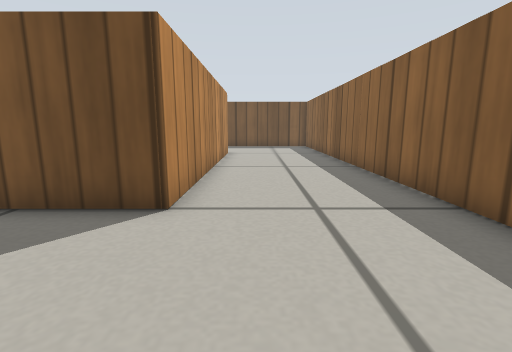
view 1 (above)

17 first-person views from a walk through a world built for the Gazebo simulator. The camera is 0.27 m above the floor, tilts 10° down and sees 85° across. The floor is counted in squares, 0.2 m on a side. Each view is taken from the middle of a square. On the plan, view 1 faces up. The plan holds only what a view shows up to about 13 squares ahead; the rest is blank. Simple patterns stand in for the simulator's built-in surfaces.

view 2
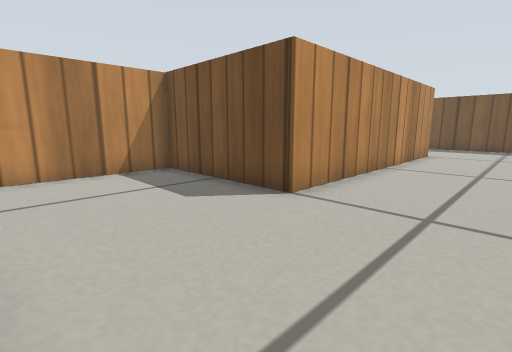

view 3
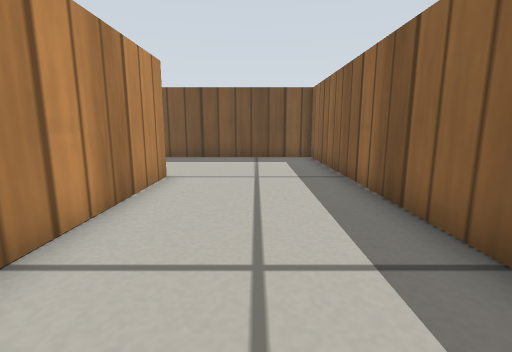

view 4
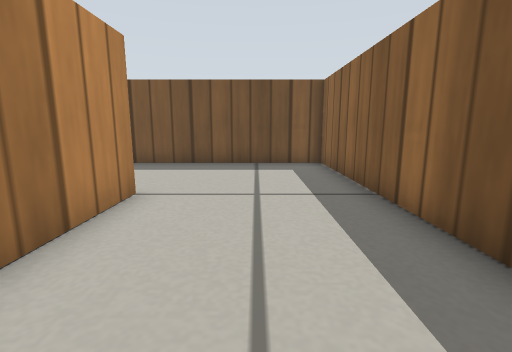

view 5
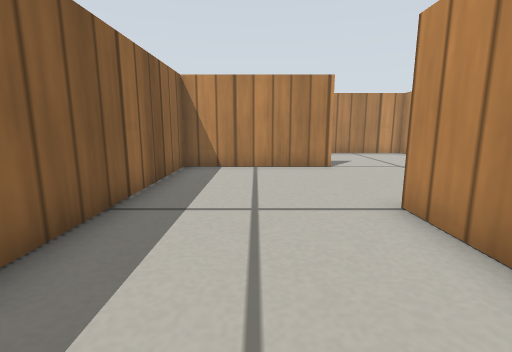

view 6
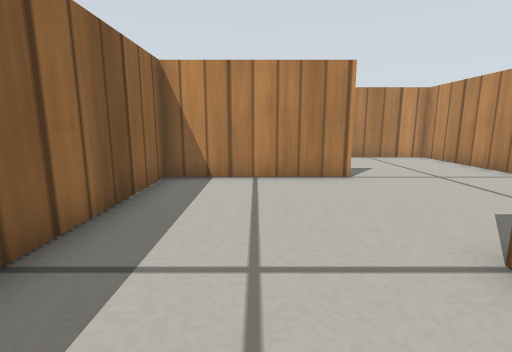

view 7
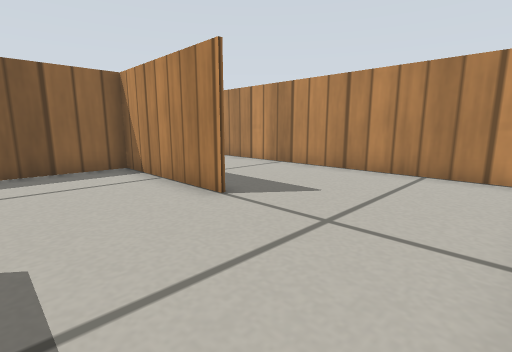

view 8
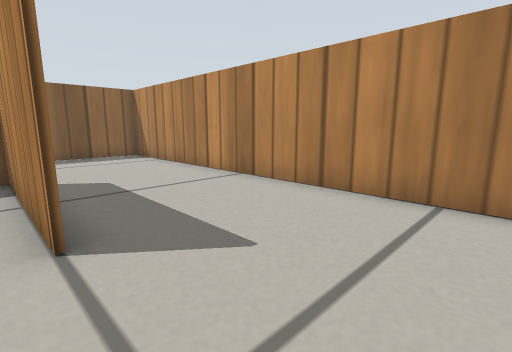

view 9
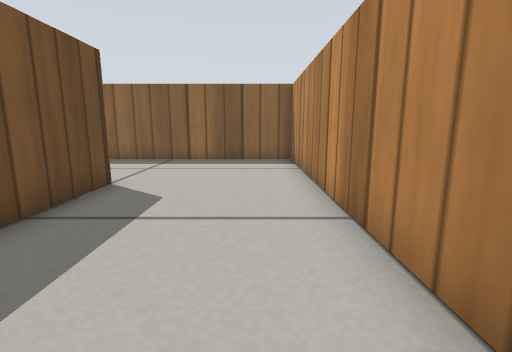

view 10
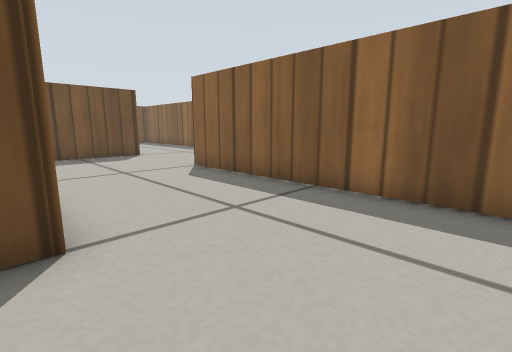

view 11
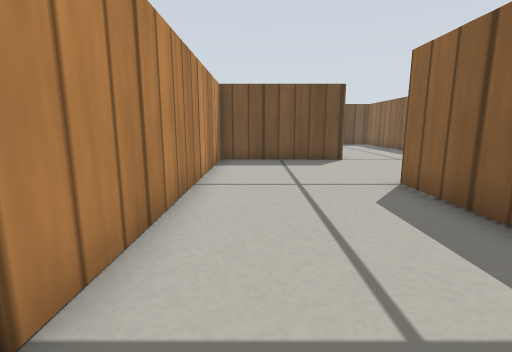

view 12
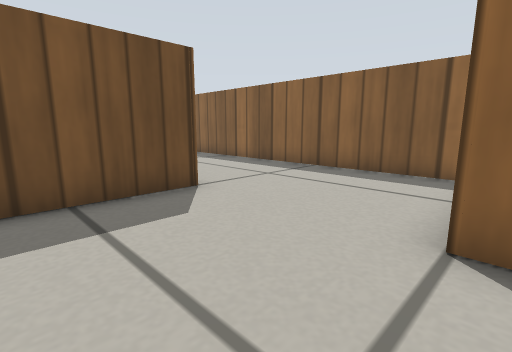

view 13
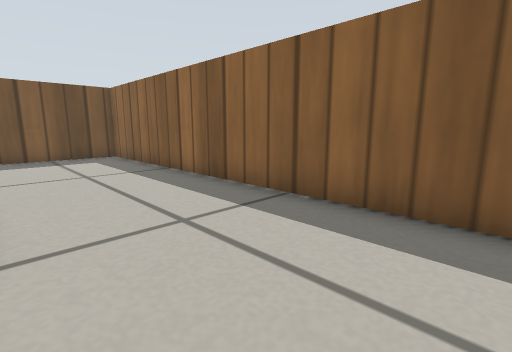

view 14
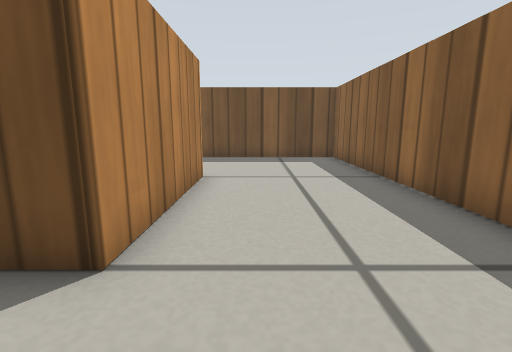

view 15
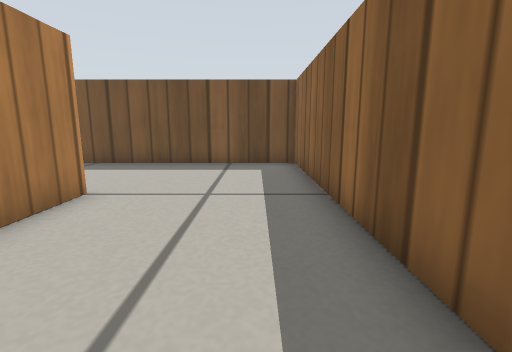

view 16
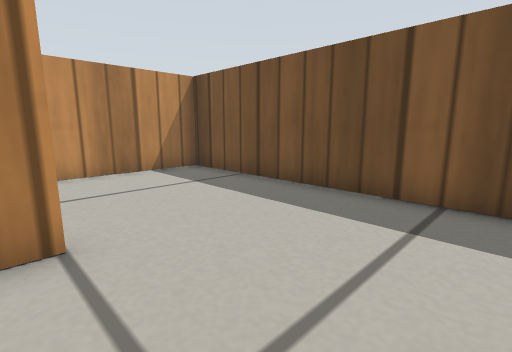

view 17
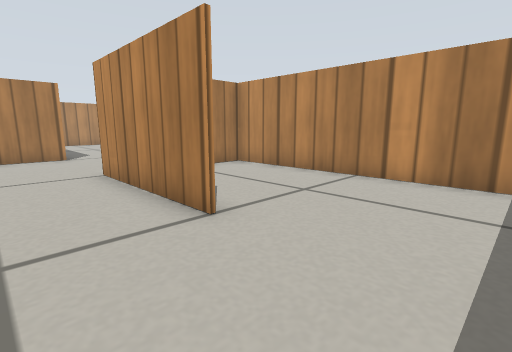

### Floor plan
Points are (right, up) in squares from view 1. A wall is a line through its corners. A room is listed if a view was taken in it or the views show most of it. See-through windows are left out.
Room 1 (views 1, 2, 3, 4, 5, 6, 7, 8)
walls: (-1.6, -0.5) (3.5, -0.5) (3.5, 19.5); (-1.4, 14.6) (-1.4, 4.5) (-6.4, 4.5) (-6.4, -1.5); (3.1, 19.5) (-1.6, 19.5)
ways out: opening at (-4, -1) to room 2; opening at (-2, 17)
Room 2 (views 9, 10, 11, 12)
walls: (3.6, 9.1) (3.6, -0.6) (0.5, -0.6); (8.6, 9.4) (3.5, 9.4); (-6.4, -1.5) (-6.4, -5.5) (8.5, -5.5) (8.5, 4.6)
ways out: opening at (-4, -1) to room 1; opening at (8, 6.5) to room 3
Room 3 (views 13, 14, 15, 16, 17)
walls: (8.6, 14.6) (8.6, 9.4); (13.5, 5.2) (13.5, 19.5) (8.5, 19.5); (8.5, 4.6) (10.5, 4.6)
ways out: opening at (8, 6.5) to room 2; opening at (8, 17) to room 4
Room 4 (no view inside)
walls: (3.6, 19.5) (3.6, 9.1); (8.5, 19.5) (3.1, 19.5); (3.5, 9.6) (4.8, 9.6)
ways out: opening at (8, 17) to room 3

Where each view was taken, in squares from view 1:
view 1: 0 up, 0 right, facing up
view 2: 0 up, 2 right, facing up-left
view 3: 7 up, 1 right, facing up
view 4: 9 up, 1 right, facing up
view 5: 9 up, 1 right, facing down
view 6: 7 up, 1 right, facing down
view 7: 3 up, 6 left, facing down-right
view 8: 0 up, 5 left, facing down-right
view 9: 4 down, 3 left, facing right
view 10: 4 down, 3 right, facing up-right
view 11: 2 down, 5 right, facing up
view 12: 4 up, 5 right, facing up-right
view 13: 6 up, 9 right, facing up-right
view 14: 7 up, 10 right, facing up
view 15: 9 up, 12 right, facing up
view 16: 14 up, 12 right, facing up-left
view 17: 18 up, 11 right, facing down-left
